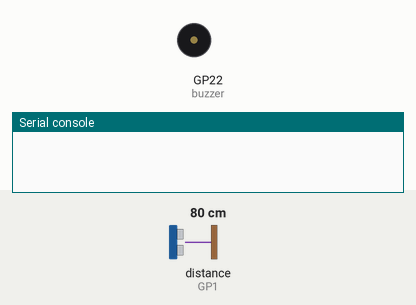
Recording of a program running on a simulated Raspberry Pi Pico running CircuitPython. Parts: buzzer (waves = sounding), the last lines printed to the serial console. The inputs (shaded band) are chosen by the test bench; at power-on: distance to the obstacle (sensor on GP1) 80 cm. The echo pulse lasts 58.3 µs per cm.

Above: at 1.2 s.
1.3 s: distance to the obstacle (sensor on GP1) set to 75 cm
2.8 s: distance to the obstacle (sensor on GP1) set to 67 cm
At 4.2 s:
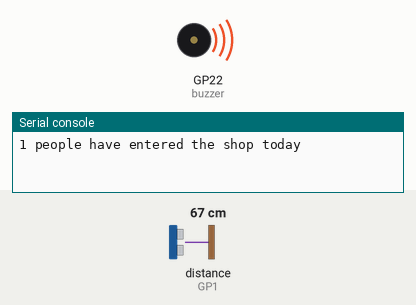
5.8 s: distance to the obstacle (sensor on GP1) set to 120 cm
At 6.3 s:
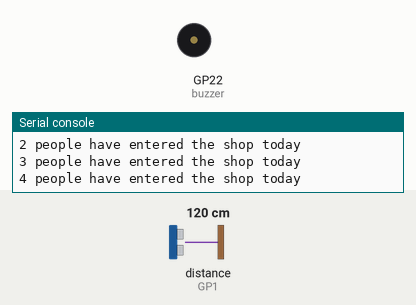
Timing chart, 0 to 8.8 s (numbered marks = the images above; inputs shaded):
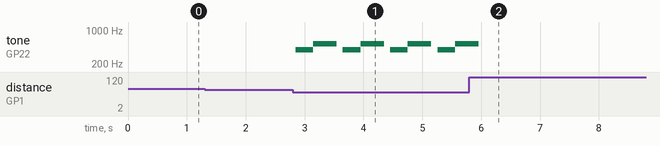

Measured:
- the behaviour switches between 71 and 70 cm on distance to the obstacle (sensor on GP1) (found by bisection; images 0 and 1)
- after the input at 1.3 s, every drawn part: stays the same
- after the input at 2.8 s, tone on GP22 (buzzer): silent → 392 Hz after 0.05 s, then repeats every 0.81 s: 523 Hz 0.40 s, silent 0.11 s, 392 Hz 0.30 s
- after the input at 5.8 s, tone on GP22 (buzzer): goes on until 6.0 s, then stays silent

The program:

lesson_1_p1.py
```python
from time import sleep
import board
from adafruit_hcsr04 import HCSR04
from pwmio import PWMOut

# Part 1 - basic program

# Setup
sensor = HCSR04(trigger_pin=board.GP0, echo_pin=board.GP1)
max_distance = 70
buzzer = PWMOut(pin=board.GP22, frequency=440, duty_cycle=0, variable_frequency=True)

# Ding-dong function
def ding_dong():
    # Play G4 for 300 ms
    buzzer.frequency = 392
    buzzer.duty_cycle = 32768  # 50% duty cycle
    sleep(0.3)
    # Play C5 for 400 ms
    buzzer.frequency = 523
    sleep(0.4)
    buzzer.duty_cycle = 0

# Note - stop here to test ding_dong()

# Function to get distance
def get_distance():
    try:
        return sensor.distance
    except:
        return max_distance

# Note - stop here to test get_distance()

# Variables to keep track of state
# Is there a person in front of the sensor?
person_detected = False
# How many people have we seen?
people_count = 0
# Main loop
while True:
    if get_distance() < max_distance:
        # We detected a person!
        ding_dong()
        person_detected = False
        people_count += 1
        print(f"{people_count} people have entered the shop today")
    sleep(0.1)
```
